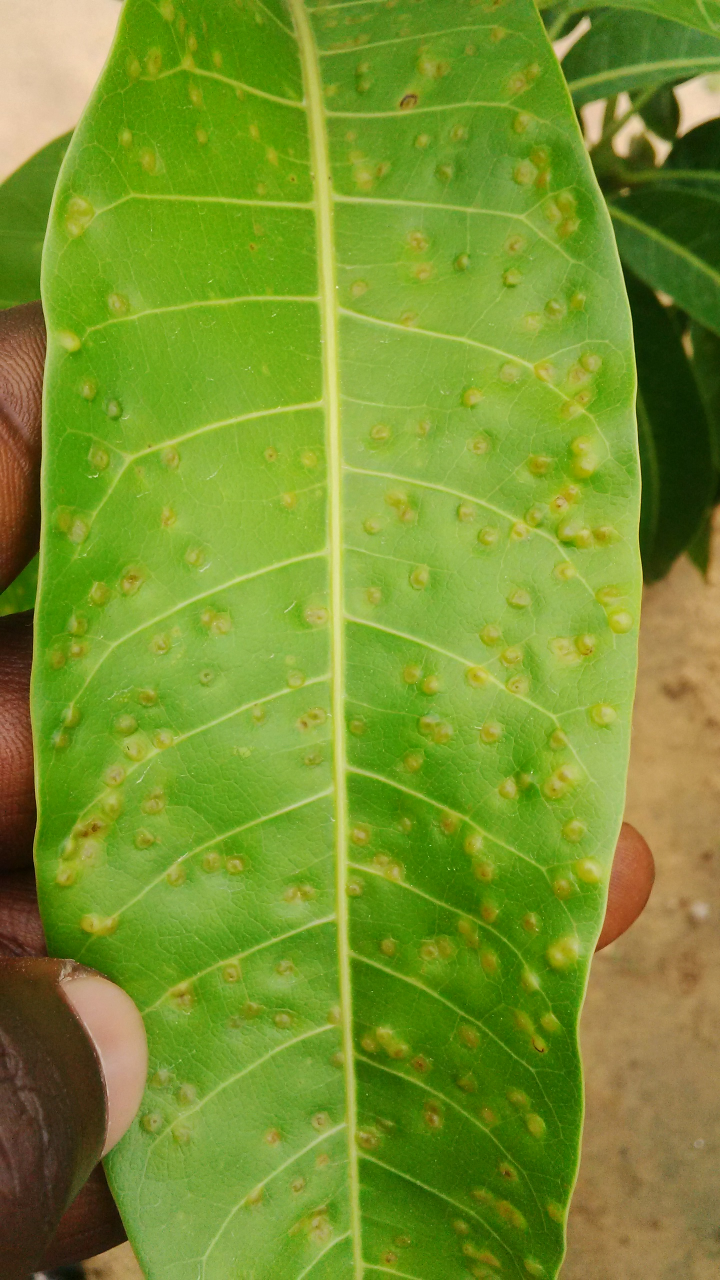
#> input picture test3.jpg, 1440 x 2560 px (shown at 1/2 size)
$ python watershed.py --image test3.jpg   (older library calls are emulated)
#> lines starting #> are read from the running program, lines starting #| are printed output that depends on the picture; after the words box and inside, x2 and y2 are one past the last pixel; in counts of white or black regions, pixels touching at a corner belong together
# import the necessary packages
from skimage.feature import peak_local_max
from skimage.morphology import watershed
from scipy import ndimage
import numpy as np
import argparse
import imutils
import cv2

# construct the argument parse and parse the arguments
ap = argparse.ArgumentParser()
ap.add_argument("-i", "--image", required=True,
	help="path to input image")
args = vars(ap.parse_args())

# load the image and perform pyramid mean shift filtering
# to aid the thresholding step
image = cv2.imread(args["image"])
#> image is the input picture: shape (2560, 1440, 3); mean B, G, R 44.5, 147.4, 119.5
shifted = cv2.pyrMeanShiftFiltering(image, 21, 51)
cv2.imshow("Input", image)

# convert the mean shift image to grayscale, then apply
# Otsu's thresholding
gray = cv2.cvtColor(shifted, cv2.COLOR_BGR2GRAY)
cv2.imshow('Grayscale',gray)
thresh = cv2.threshold(gray,128, 255,
	cv2.THRESH_BINARY | cv2.THRESH_OTSU)[1]
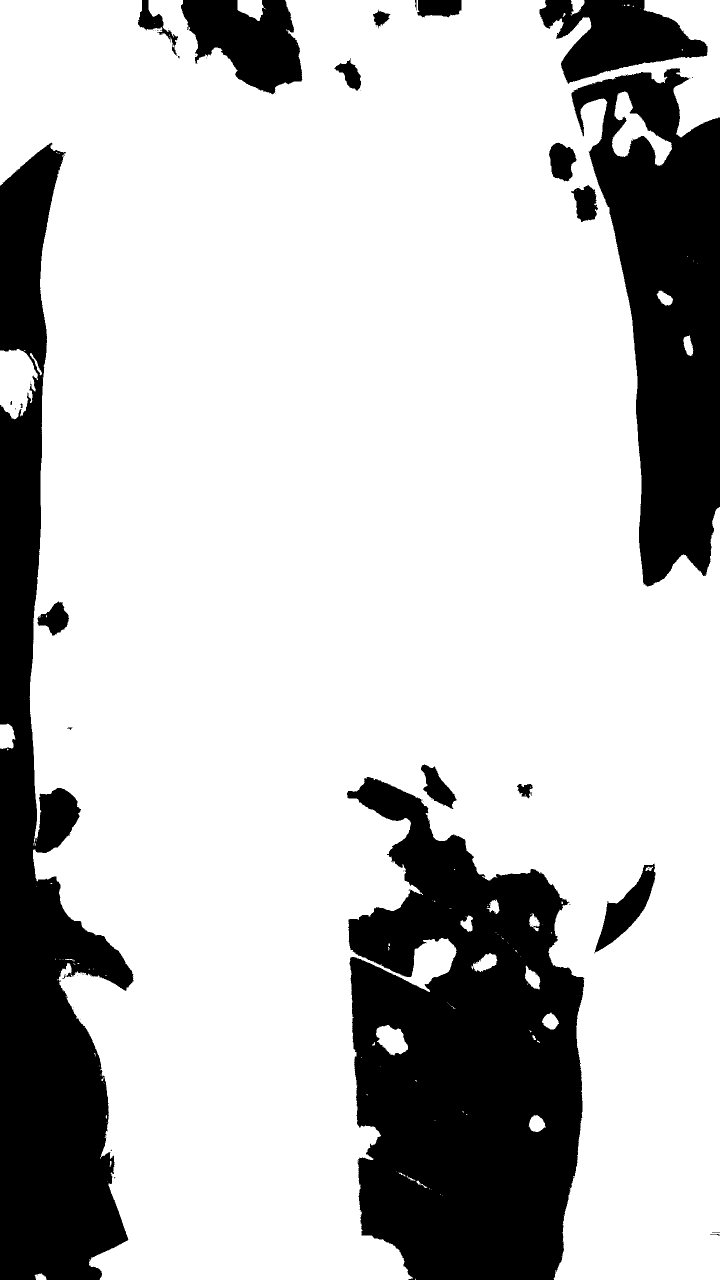
#> thresh: shape (2560, 1440) (shown at 1/2 size); 76.5% white; 67 black regions (47 under 20 px), largest, box (x1, y1, x2, y2) and area: (694, 1554, 1169, 2560) 336316, (0, 285, 267, 2560) 270072, (1143, 136, 1440, 1173) 174323
cv2.imshow("Thresh", thresh)


# compute the exact Euclidean distance from every binary
# pixel to the nearest zero pixel, then find peaks in this
# distance map
D = ndimage.distance_transform_edt(thresh)
localMax = peak_local_max(D, indices=False, min_distance=20,
	labels=thresh)
#> localMax: shape (2560, 1440) bool; 0% white in thin lines or dots

# perform a connected component analysis on the local peaks,
# using 8-connectivity, then appy the Watershed algorithm
markers = ndimage.label(localMax, structure=np.ones((3, 3)))[0]
#> markers: shape (2560, 1440) int32; 72 distinct labels, from 0 to 71
labels = watershed(-D, markers, mask=thresh)
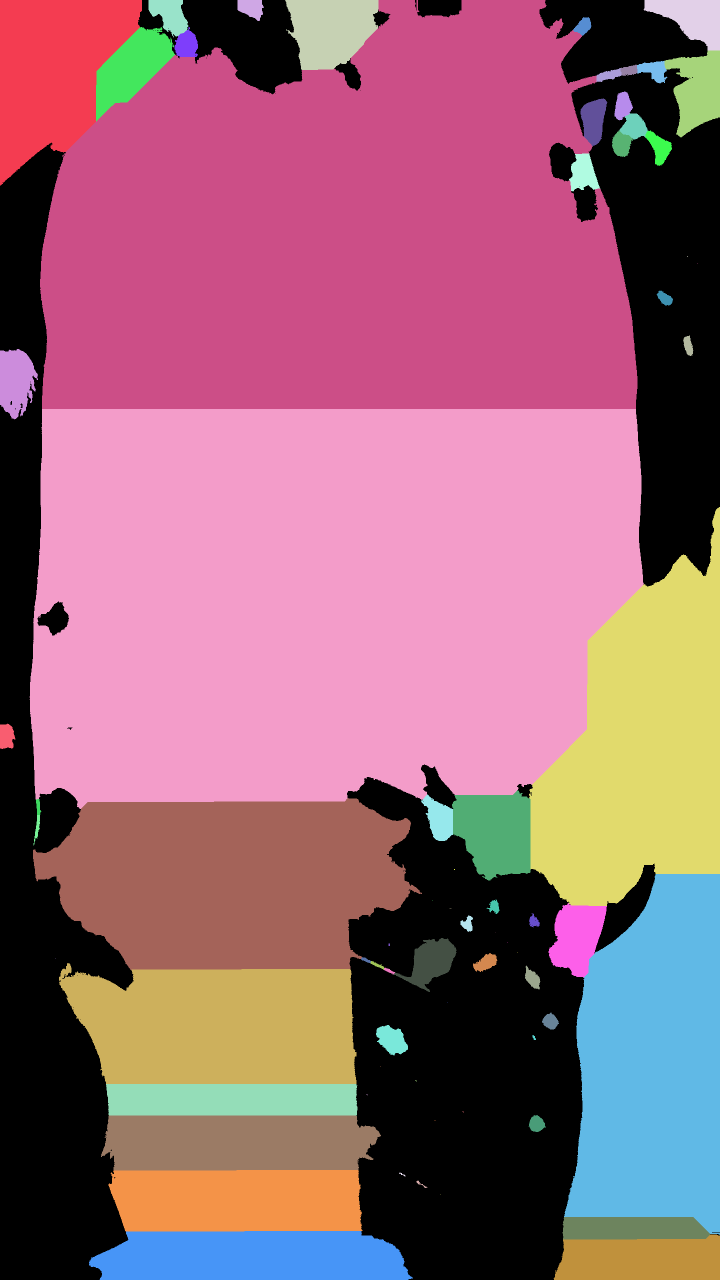
#> labels: shape (2560, 1440) int32 (shown at 1/2 size); 72 distinct labels, from 0 to 71; one colour per label, 0 black
print("[INFO] {} unique segments found".format(len(np.unique(labels)) - 1))
#| [INFO] 71 unique segments found

# loop over the unique labels returned by the Watershed
# algorithm
for label in np.unique(labels):
	# if the label is zero, we are examining the 'background'
	# so simply ignore it
	if label == 0:
		continue

	# otherwise, allocate memory for the label region and draw
	# it on the mask
	mask = np.zeros(gray.shape, dtype="uint8")
	mask[labels == label] = 255

	# detect contours in the mask and grab the largest one
	cnts = cv2.findContours(mask.copy(), cv2.RETR_EXTERNAL,
		cv2.CHAIN_APPROX_SIMPLE)
	cnts = imutils.grab_contours(cnts)
	c = max(cnts, key=cv2.contourArea)

	# draw a circle enclosing the object
	((x, y), r) = cv2.minEnclosingCircle(c)
	cv2.circle(image, (int(x), int(y)), int(r), (0, 255, 0), 2)
	cv2.putText(image, "#{}".format(label), (int(x) - 10, int(y)),
		cv2.FONT_HERSHEY_SIMPLEX, 0.6, (0, 0, 255), 2)
#> this loop made 72 passes
#> (x, y, r) on passes 2 to 13: (141.5, 185.5, 233.3), (499, 17.88, 29.93), (663, 51.34, 106.2), (1364, 50, 90.14), (335.5, 29.5, 48.5), (1164.3, 50.31, 20.69), (374.9, 85.89, 32.04), (1303.7, 144.1, 32.85), (1258, 140, 18.03), (1216.5, 149.5, 27.1), (1397.7, 186.5, 94.92), (257, 148, 114.3)
#> (c, x, y, r) on passes 20, 34, 37, 43: ([[1374, 512], [1374, 513]], 1374, 512.5, 0.5), ([[908, 1738], [908, 1739], [909, 1739], [909, 1738]], 908.5, 1738.5, 0.707), ([[899, 1816], [902, 1816]], 900.5, 1816, 1.5), ([[777, 1887], [777, 1891], [779, 1891], [779, 1887]], 778, 1889, 2.24)
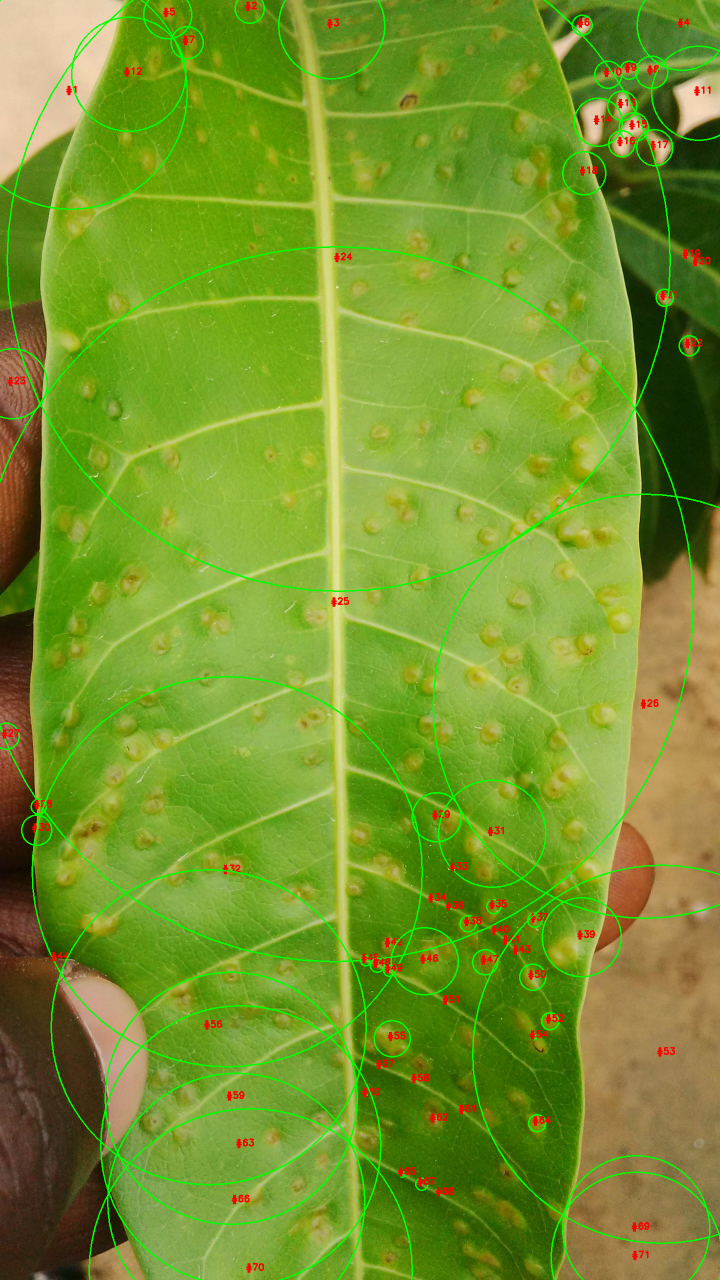
#> image: shape (2560, 1440, 3) (shown at 1/2 size); 2.98% of pixels changed, all inside (x1, y1, x2, y2) = (0, 0, 1440, 2560)
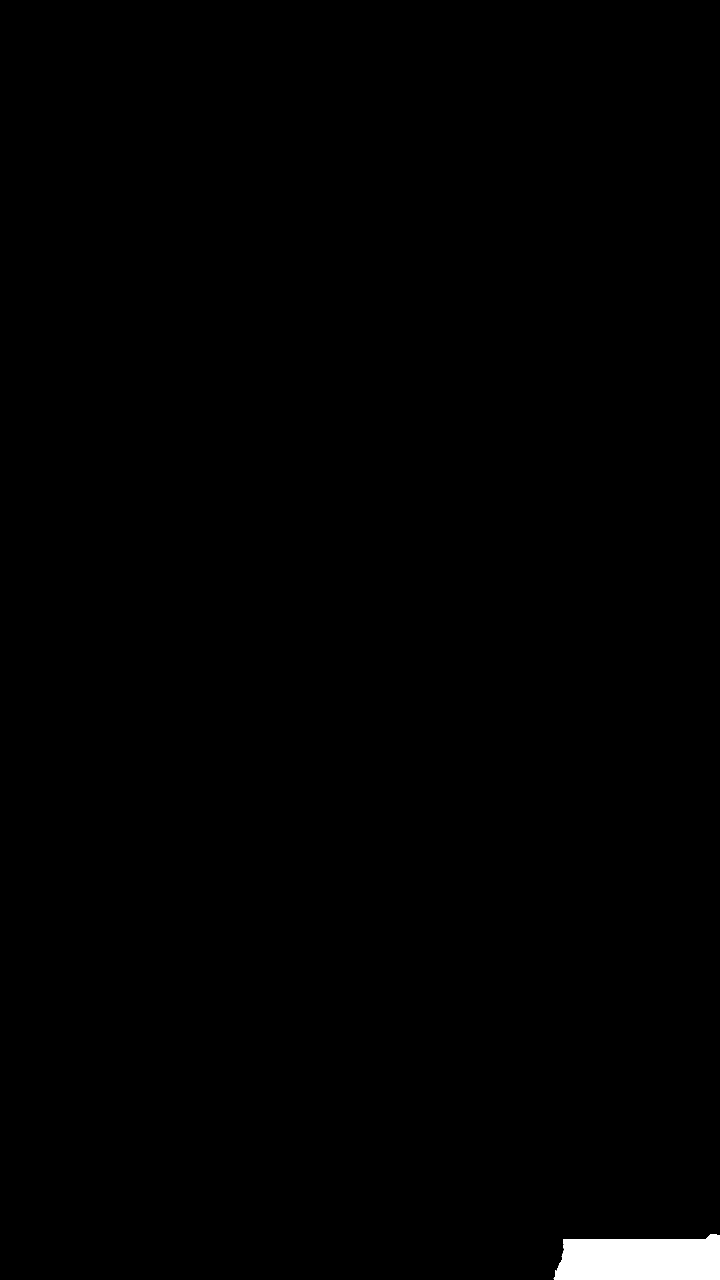
#> mask: shape (2560, 1440) (shown at 1/2 size); 0.71% white; 1 white region, box (x1, y1, x2, y2) and area: (1107, 2469, 1440, 2560) 26269

# show the output image
cv2.imshow("Output", image)
cv2.waitKey(0)


cv2.waitKey(0)
cv2.destroyAllWindows()
